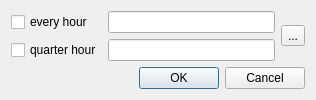
<?xml version="1.0" encoding="UTF-8"?>
<ui version="4.0">
 <class>talking_clock::SettingsDialog</class>
 <widget class="QDialog" name="talking_clock::SettingsDialog">
  <property name="geometry">
   <rect>
    <x>0</x>
    <y>0</y>
    <width>316</width>
    <height>100</height>
   </rect>
  </property>
  <property name="windowTitle">
   <string>Talking Clock Settings</string>
  </property>
  <layout class="QGridLayout" name="gridLayout">
   <item row="0" column="0">
    <widget class="QCheckBox" name="every_hour">
     <property name="text">
      <string>every hour</string>
     </property>
    </widget>
   </item>
   <item row="0" column="1">
    <widget class="QLineEdit" name="hour_format_edit"/>
   </item>
   <item row="0" column="2" rowspan="2">
    <widget class="QToolButton" name="voice_config_btn">
     <property name="toolTip">
      <string>voice configuration</string>
     </property>
     <property name="text">
      <string notr="true">...</string>
     </property>
     <property name="icon">
      <iconset resource="../talking_clock.qrc">
       <normaloff>:/talking_clock/voice-config.svg</normaloff>:/talking_clock/voice-config.svg</iconset>
     </property>
     <property name="iconSize">
      <size>
       <width>48</width>
       <height>48</height>
      </size>
     </property>
    </widget>
   </item>
   <item row="1" column="0">
    <widget class="QCheckBox" name="quarter_hour">
     <property name="text">
      <string>quarter hour</string>
     </property>
    </widget>
   </item>
   <item row="1" column="1">
    <widget class="QLineEdit" name="quarter_format_edit"/>
   </item>
   <item row="2" column="0" colspan="3">
    <widget class="QDialogButtonBox" name="buttonBox">
     <property name="orientation">
      <enum>Qt::Horizontal</enum>
     </property>
     <property name="standardButtons">
      <set>QDialogButtonBox::Cancel|QDialogButtonBox::Ok</set>
     </property>
    </widget>
   </item>
  </layout>
 </widget>
 <resources>
  <include location="../talking_clock.qrc"/>
 </resources>
 <connections>
  <connection>
   <sender>buttonBox</sender>
   <signal>accepted()</signal>
   <receiver>talking_clock::SettingsDialog</receiver>
   <slot>accept()</slot>
   <hints>
    <hint type="sourcelabel">
     <x>257</x>
     <y>93</y>
    </hint>
    <hint type="destinationlabel">
     <x>157</x>
     <y>102</y>
    </hint>
   </hints>
  </connection>
  <connection>
   <sender>buttonBox</sender>
   <signal>rejected()</signal>
   <receiver>talking_clock::SettingsDialog</receiver>
   <slot>reject()</slot>
   <hints>
    <hint type="sourcelabel">
     <x>306</x>
     <y>93</y>
    </hint>
    <hint type="destinationlabel">
     <x>286</x>
     <y>102</y>
    </hint>
   </hints>
  </connection>
 </connections>
</ui>
